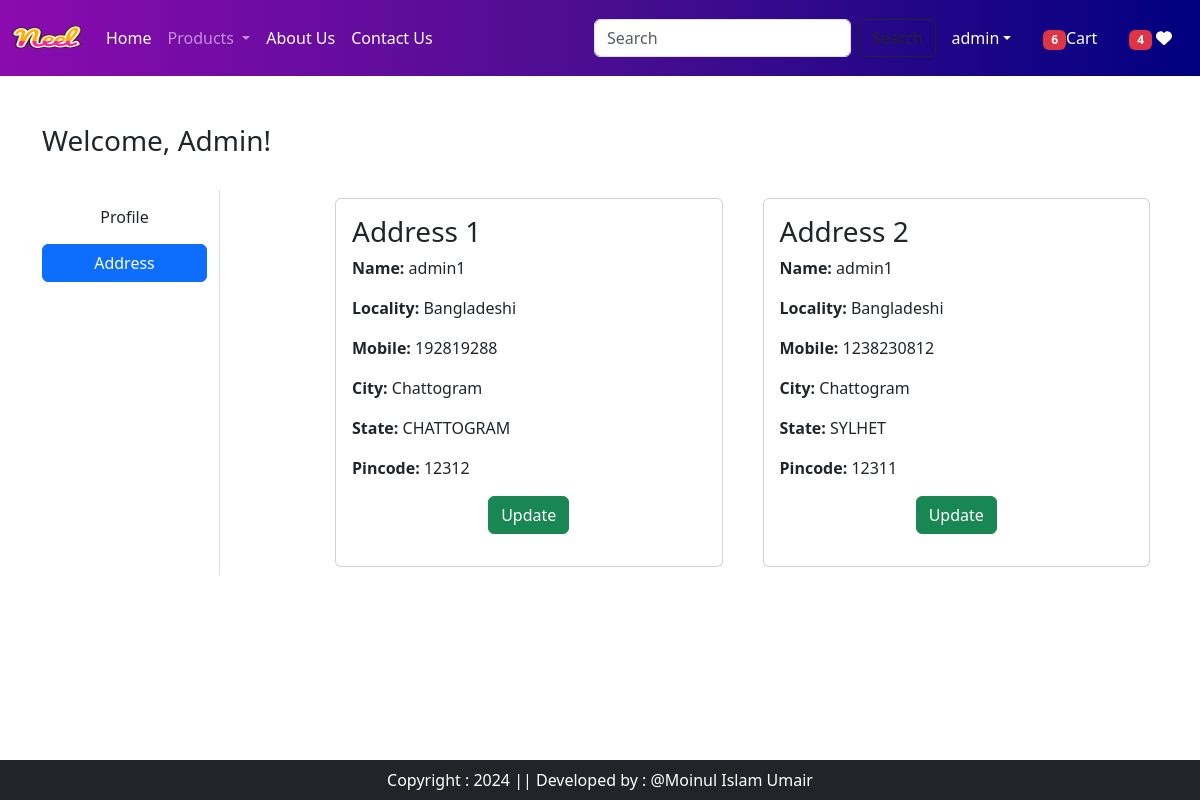
The page /address/ (signed in) on the database its author committed.
### app/models.py (models this page shows, shortened)
class Customer(models.Model):
    user = models.ForeignKey(User,on_delete=models.CASCADE)
    name = models.CharField(max_length=200)
    locality = models.CharField(max_length=200)
    city = models.CharField(max_length=50)
    mobile = models.IntegerField()
    zipcode = models.IntegerField()
    state = models.CharField(choices=STATE_CHOICES,max_length=100)

### app/views.py (the view)
# urls.py: path('address/', views.address, name='address'),
@login_required
def address(request):
    totalitem = 0
    wishitem = 0
    if request.user.is_authenticated:
        totalitem = len(Cart.objects.filter(user=request.user))
        wishitem = len(Wishlist.objects.filter(user=request.user))
    add = Customer.objects.filter(user=request.user)
    return render(request,'app/address.html',locals())

### app/templates/app/address.html (shortened to what this page needs)
{% extends "app/base.html" %}
{% load static %}
{% block main-content %}
<div class="container my-5">
    <div class="row">
        <div class="col-12">
            <h3>
                Welcome, <span class="text-capitalize">{{ request.user }}</span>!
            </h3>
        </div>
    </div>
    <div class="row mt-4">
        <div class="col-sm-2 border-end">
            <ul class="list-unstyled">
                <li class="d-grid my-2">
                    <a href="{% url 'profile' %}" class="btn">
                        Profile
                    </a>
                </li>
                <li class="d-grid my-2">
                    <a href="{% url 'address' %}" class="btn btn-primary">
                        Address
                    </a>
                </li>
            </ul>
        </div>
        <div class="col-sm-9 offset-sm-1">
            <div class="row">
                {% if add %}
                    {% for ad in add %}
                        <div class="col-md-6">
                            <div class="card m-2">
                                <div class="card-body">
                                    <h3>Address {{ forloop.counter }}</h3>
                                    <p><strong>Name:</strong> {{ ad.name }}</p>
                                    <p><strong>Locality:</strong> {{ ad.locality }}</p>
                                    <p><strong>Mobile:</strong> {{ ad.mobile }}</p>
                                    <p><strong>City:</strong> {{ ad.city }}</p>
                                    <p><strong>State:</strong> {{ ad.state }}</p>
                                    <p><strong>Pincode:</strong> {{ ad.zipcode }}</p>
                                    <p class="text-center"><a href="{% url 'updateAddress' pk=ad.id %}" type="button" class="btn btn-success">Update</a></p>
                                </div>
                            </div>
                        </div>
                    {% endfor %}
                {% else %}
                    <div class="col-12">
                        <p class="text-muted">No addresses found. Please add a new address.</p>
                    </div>
                {% endif %}
            </div>
        </div>
    </div>
</div>
{% endblock main-content %}

### app/templates/app/base.html (shortened to what this page needs)
<!DOCTYPE html>
{% load static %}
<html lang="en">
<head>
    <link href="https://cdn.jsdelivr.net/npm/bootstrap@5.3.3/dist/css/bootstrap.min.css" rel="stylesheet">
    <link rel="stylesheet" href={% static "app/css/owl.carousel.min.css" %}>
    <link rel="stylesheet" href={% static "app/css/all.min.css" %}>
    <link rel="stylesheet" href={% static "app/css/style.css" %}>
</head>
<body>
  <nav class="navbar navbar-expand-lg navbar-dark navbar-custom">
        <div class="container-fluid">
          <a class="navbar-brand" href="#">
            <img src="{% static "app/images/Neel.png" %}" width="70" height="50" alt="">
          </a>
          <div class="collapse navbar-collapse" id="navbarSupportedContent">
            <ul class="navbar-nav me-auto mb-2 mb-lg-0">
              <li class="nav-item">
                <a class="nav-link active" aria-current="page" href="/">Home</a>
              </li>
              <li class="nav-item dropdown">
                <a class="nav-link dropdown-toggle" href="#" role="button" data-bs-toggle="dropdown" aria-expanded="false">
                  Products
                 </a>
              </li>
              <li class="nav-item">
                <a class="nav-link text-white" href="{% url "about" %}">About Us</a>
              </li>
              <li class="nav-item">
                <a class="nav-link text-white" href="{% url "contact" %}">Contact Us</a>
              </li>
              {% if request.user.is_authenticated %}
            </ul>
            <form class="d-flex" role="search" action='/search'>
              <input class="form-control me-2" type="search" placeholder="Search" name = "search" aria-label="Search">
              <button class="btn btn-outline-dark" type="submit">Search</button>
            </form>
          </div>
          <ul class="navbar-nav me-auto mb-2 mb-lg-0">
            <li class="nav-item dropdown mx-2">
              <a class="nav-link dropdown-toggle text-white" href="#" id="profileDropdown" role="button" data-bs-toggle="dropdown" aria-expanded="false">{{request.user}}</a>
            </li>
            <li class="nav-item mx-2">
                <a href="{% url "showcart" %}" class="nav-link text-white"><span class="badge bg-danger">{% if totalitem > 0 %}{{ totalitem }}{% endif %}</span>Cart</a>
            </li>
            <li class="nav-item mx-2"><a href="{% url "showwishlist" %}" class="nav-link text-white"><span class="badge bg-danger">{% if wishitem > 0 %} {{ wishitem }} {% endif %}</span>
                <i class="fa fa-heart"></i>
            </a>
            </li>
            {% endif %}
          </ul>
        </div>
      </nav>
    {% block main-content %} {% endblock main-content %}
    <footer class="container-fluid fixed-bottom bg-dark text-white text-center p-2 mt-5">
        Copyright : 2024 || Developed by : @Moinul Islam Umair
    </footer>
</body>
</html>

### app/templates/app/base.html (style rules this page uses)
.navbar-custom { background: linear-gradient(90deg, #8B0BAF, #4A0D91, #000080); }

### rows shown on the page
Customer: name "admin1", locality "Bangladeshi", mobile "192819288", city "Chattogram", state "CHATTOGRAM", zipcode "12312"
Customer: name "admin1", locality "Bangladeshi", mobile "1238230812", city "Chattogram", state "SYLHET", zipcode "12311"

### other values the page prints
{{ request.user }} "admin"
{{ totalitem }} "6"
{{ wishitem }} "4"
{{ request.user }} "Admin"
